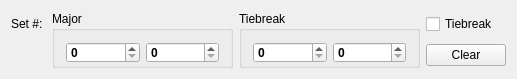
<?xml version="1.0" encoding="UTF-8"?>
<ui version="4.0">
 <class>SetScoreWidgetClass</class>
 <widget class="QWidget" name="SetScoreWidgetClass">
  <property name="geometry">
   <rect>
    <x>0</x>
    <y>0</y>
    <width>517</width>
    <height>75</height>
   </rect>
  </property>
  <property name="windowTitle">
   <string>SetScoreWidget</string>
  </property>
  <layout class="QGridLayout" name="gridLayout">
   <item row="0" column="0">
    <widget class="QLabel" name="label_Set">
     <property name="text">
      <string>Set #:</string>
     </property>
    </widget>
   </item>
   <item row="0" column="1" rowspan="2">
    <widget class="QGroupBox" name="groupBox">
     <property name="minimumSize">
      <size>
       <width>181</width>
       <height>0</height>
      </size>
     </property>
     <property name="maximumSize">
      <size>
       <width>181</width>
       <height>57</height>
      </size>
     </property>
     <property name="title">
      <string>Major</string>
     </property>
     <layout class="QHBoxLayout" name="horizontalLayout">
      <item>
       <widget class="QSpinBox" name="spinBox_HomeScore">
        <property name="minimumSize">
         <size>
          <width>0</width>
          <height>21</height>
         </size>
        </property>
        <property name="font">
         <font>
          <bold>true</bold>
         </font>
        </property>
       </widget>
      </item>
      <item>
       <widget class="QSpinBox" name="spinBox_AwayScore">
        <property name="minimumSize">
         <size>
          <width>0</width>
          <height>21</height>
         </size>
        </property>
        <property name="font">
         <font>
          <bold>true</bold>
         </font>
        </property>
       </widget>
      </item>
     </layout>
    </widget>
   </item>
   <item row="0" column="2" rowspan="2">
    <widget class="QGroupBox" name="groupBox_2">
     <property name="minimumSize">
      <size>
       <width>181</width>
       <height>0</height>
      </size>
     </property>
     <property name="maximumSize">
      <size>
       <width>16777215</width>
       <height>57</height>
      </size>
     </property>
     <property name="title">
      <string>Tiebreak</string>
     </property>
     <layout class="QHBoxLayout" name="horizontalLayout_2">
      <item>
       <widget class="QSpinBox" name="spinBox_HomeTiebreakScore">
        <property name="minimumSize">
         <size>
          <width>0</width>
          <height>21</height>
         </size>
        </property>
        <property name="font">
         <font>
          <bold>true</bold>
         </font>
        </property>
       </widget>
      </item>
      <item>
       <widget class="QSpinBox" name="spinBox_AwayTiebreakScore">
        <property name="minimumSize">
         <size>
          <width>0</width>
          <height>21</height>
         </size>
        </property>
        <property name="font">
         <font>
          <bold>true</bold>
         </font>
        </property>
       </widget>
      </item>
     </layout>
    </widget>
   </item>
   <item row="0" column="3">
    <widget class="QCheckBox" name="checkBox_Tiebreak">
     <property name="text">
      <string>Tiebreak</string>
     </property>
    </widget>
   </item>
   <item row="1" column="3">
    <widget class="QPushButton" name="ClearButton">
     <property name="text">
      <string>Clear</string>
     </property>
    </widget>
   </item>
  </layout>
 </widget>
 <layoutdefault spacing="6" margin="11"/>
 <resources/>
 <connections/>
</ui>
